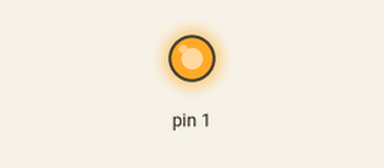
The sketch below on a simulated Arduino Uno, built with avr-gcc and run on an emulated ATmega328P. Parts: output pins drawn as LEDs (lit = HIGH).

Above: at 0.1 s.
Timing chart, 0 to 1.6 s (numbered marks = the images above):
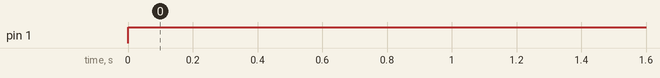

Measured:
- by itself, pin 1: LOW → HIGH at 0.00 s

The sketch:

servoAnalogTest.ino
```cpp
void setup() {
  // put your setup code here, to run once:

}

void loop() {
  // put your main code here, to run repeatedly:
  analogWrite(1, 255);
}
```
